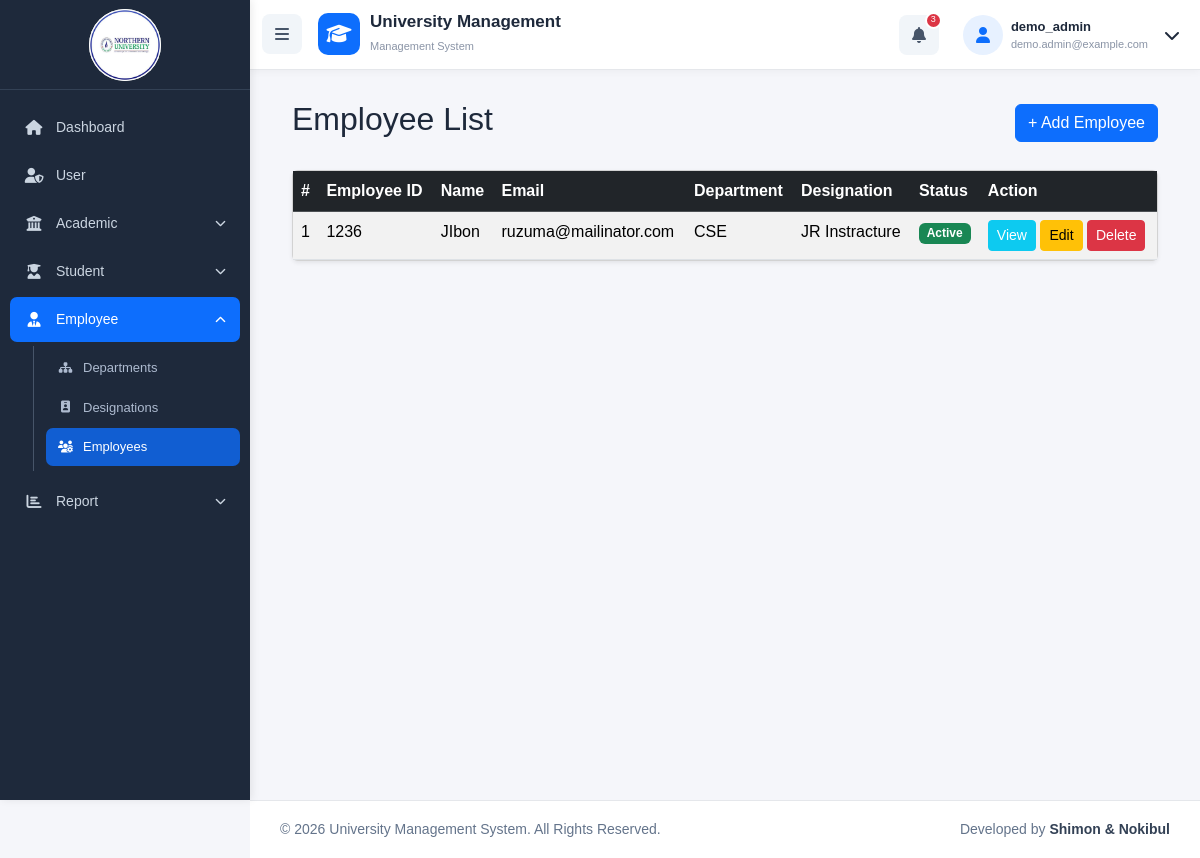
The page /employees/index.php (signed in) on the database its author committed.
### tables this page shows
CREATE TABLE `employees` (
  `id` bigint UNSIGNED NOT NULL,
  `user_id` int DEFAULT NULL,
  `sort_order` int NOT NULL DEFAULT '0',
  `employee_id` varchar(50) DEFAULT NULL,
  `name` varchar(100) NOT NULL,
  `email` varchar(150) DEFAULT NULL,
  `father_name` varchar(100) NOT NULL,
  `mother_name` varchar(100) NOT NULL,
  `joining_date` date DEFAULT NULL,
  `resign_date` date DEFAULT NULL,
  `terminate_date` date DEFAULT NULL,
  `gender` tinyint UNSIGNED NOT NULL DEFAULT '1' COMMENT '1=Male, 2=Female, 3=Other',
  `marital_status` tinyint UNSIGNED NOT NULL DEFAULT '1' COMMENT '1=Married, 2=Unmarried',
  `religion` tinyint UNSIGNED NOT NULL DEFAULT '1' COMMENT '1=Islam, 2=Hindu, 3=Buddhist, 4=Christian',
  `designation_id` bigint UNSIGNED DEFAULT NULL,
  `department_id` bigint UNSIGNED DEFAULT NULL,
  `date_of_birth` date DEFAULT NULL,
  `phone` varchar(255) DEFAULT NULL,
  `nid` varchar(255) DEFAULT NULL,
  `employee_type` tinyint UNSIGNED NOT NULL COMMENT '1=Teacher, 2=Staff, 3=Support Staff',
  `status` tinyint UNSIGNED NOT NULL DEFAULT '1' COMMENT '1=Active, 0=Inactive, 2=Resigned, 3=Terminated',
  `photo` varchar(255) DEFAULT NULL,
  `created_at` timestamp NULL DEFAULT NULL,
  `updated_at` timestamp NULL DEFAULT NULL
);

CREATE TABLE `employee_departments` (
  `id` bigint UNSIGNED NOT NULL,
  `name` varchar(255) NOT NULL,
  `status` int NOT NULL DEFAULT '1' COMMENT '1=Active,0=Inactive',
  `created_at` timestamp NULL DEFAULT NULL,
  `updated_at` timestamp NULL DEFAULT NULL
);

CREATE TABLE `employee_designations` (
  `id` bigint UNSIGNED NOT NULL,
  `name` varchar(255) NOT NULL,
  `status` int NOT NULL DEFAULT '1' COMMENT '1=Active,0=Inactive',
  `created_at` timestamp NULL DEFAULT NULL,
  `updated_at` timestamp NULL DEFAULT NULL
);

### employees/index.php (the view, shortened to what this page needs)
<?php
require_once '../config/database.php';
$result = mysqli_query($conn, 'SELECT e.*,d.name department_name,g.name designation_name FROM employees e LEFT JOIN employee_departments d ON d.id=e.department_id LEFT JOIN employee_designations g ON g.id=e.designation_id ORDER BY e.sort_order,e.id DESC');
$statusLabels = [0 => ['Inactive', 'secondary'], 1 => ['Active', 'success'], 2 => ['Resigned', 'warning'], 3 => ['Terminated', 'danger']];
require_once '../includes/header.php';
require_once '../includes/navbar.php'; ?>
<div class="main-content">
    <div class="container-fluid">
        <div class="d-flex justify-content-between align-items-center mb-4">
            <h2>Employee List</h2><a class="btn btn-primary" href="create.php">+ Add Employee</a>
        </div><div class="card shadow-sm">
            <div class="card-body p-0 table-responsive">
                <table class="table table-striped table-hover mb-0">
                    <thead class="table-dark">
                        <tr>
                            <th>#</th>
                            <th>Employee ID</th>
                            <th>Name</th>
                            <th>Email</th>
                            <th>Department</th>
                            <th>Designation</th>
                            <th>Status</th>
                            <th>Action</th>
                        </tr>
                    </thead>
                    <tbody><?php $i = 1;
                            if ($result && mysqli_num_rows($result)): while ($row = mysqli_fetch_assoc($result)): $s = $statusLabels[(int)$row['status']] ?? ['Unknown', 'dark']; ?><tr>
                                    <td><?= $i++ ?></td>
                                    <td><?= htmlspecialchars($row['employee_id'] ?? '-') ?></td>
                                    <td><?= htmlspecialchars($row['name']) ?></td>
                                    <td><?= htmlspecialchars($row['email'] ?? '-') ?></td>
                                    <td><?= htmlspecialchars($row['department_name'] ?? 'Not assigned') ?></td>
                                    <td><?= htmlspecialchars($row['designation_name'] ?? 'Not assigned') ?></td>
                                    <td><span class="badge bg-<?= $s[1] ?>"><?= $s[0] ?></span></td>
                                    <td class="text-nowrap"><a class="btn btn-sm btn-info text-white" href="view.php?id=<?= $row['id'] ?>">View</a> <a class="btn btn-sm btn-warning" href="edit.php?id=<?= $row['id'] ?>">Edit</a>
                                        <form class="d-inline" method="post" action="delete.php" onsubmit="return confirm('Delete this employee permanently?')"><?= csrf_field() ?><input type="hidden" name="id" value="<?= $row['id'] ?>"><button class="btn btn-sm btn-danger">Delete</button></form>
                                    </td>
                                </tr><?php endwhile;
                                else: ?><tr>
                                <td colspan="8" class="text-center py-4">No employees found.</td>
                            </tr><?php endif; ?></tbody>
                </table>
            </div>
        </div>
    </div>
</div><?php require_once '../includes/footer.php'; ?>

### css/style.css (style rules this page uses)
* { box-sizing: border-box; }
body { margin: 0; background: #f5f6fa; font-family: Arial, sans-serif; min-height: 100vh; color: #1e293b; }
.main-content { margin-left: 250px; padding: 30px; padding-top: 100px; min-height: 100vh; box-sizing: border-box; }

### rows shown on the page
employees: employee "1236", name "JIbon", email "ruzuma@mailinator.com", employee_departments.name "CSE", employee_designations.name "JR Instracture", status "Active"

### other values the page prints
$_SESSION['username'] "demo_admin"
$_SESSION['user_email'] "demo.admin@example.com"
